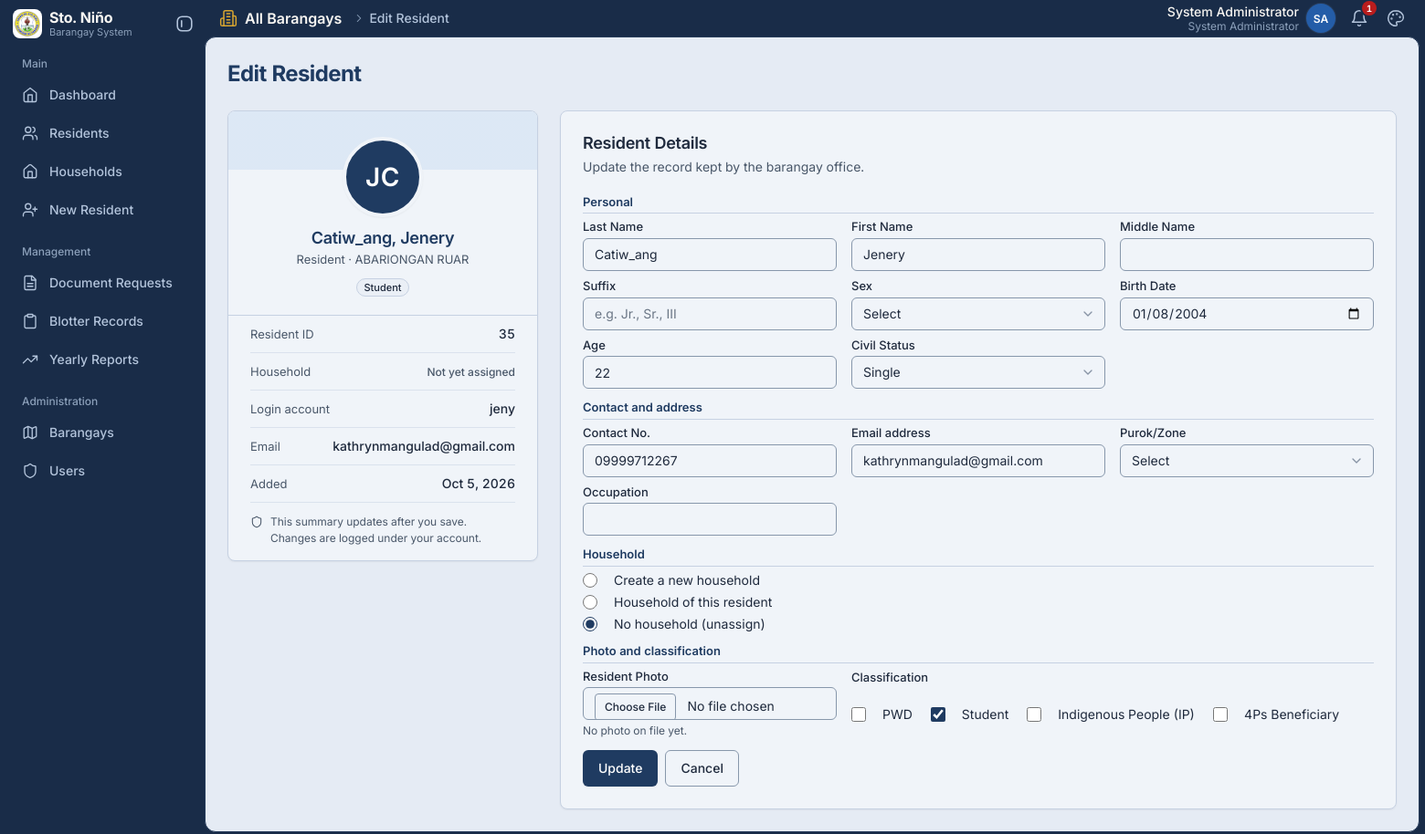
Page /pages/resident_edit.php?id=35 (signed in) on the committed database.
### tables this page shows
CREATE TABLE `residents` (
  `id` int(11) NOT NULL AUTO_INCREMENT,
  `barangay_id` int(11) NOT NULL,
  `user_id` int(11) DEFAULT NULL,
  `last_name` varchar(255) NOT NULL,
  `first_name` varchar(100) NOT NULL,
  `middle_name` varchar(100) DEFAULT NULL,
   
  `suffix` varchar(20) DEFAULT NULL,
  `sex` varchar(20) DEFAULT NULL,
  `age` int(11) NOT NULL,
  `birth_date` date DEFAULT NULL,
  `civil_status` varchar(50) DEFAULT NULL,
  `occupation` varchar(100) DEFAULT NULL,
  `contact_no` varchar(30) DEFAULT NULL,
  `email` varchar(255) DEFAULT NULL,
  `address` varchar(255) DEFAULT NULL,
  `photo` varchar(255) DEFAULT NULL,
  `household_id` int(11) DEFAULT NULL,
   
  `household_no` varchar(50) DEFAULT NULL,
  `is_pwd` enum('Yes','No') NOT NULL DEFAULT 'No',
  `is_student` enum('Yes','No') NOT NULL DEFAULT 'No',
  `is_ip` enum('Yes','No') NOT NULL DEFAULT 'No',
  `is_4ps` enum('Yes','No') NOT NULL DEFAULT 'No',
  `created_at` timestamp NOT NULL DEFAULT current_timestamp(),
  `updated_at` timestamp NOT NULL DEFAULT current_timestamp(),
  `deleted_at` timestamp NULL DEFAULT NULL,
  PRIMARY KEY (`id`),
  UNIQUE KEY `uq_residents_user` (`user_id`),
  KEY `idx_residents_barangay` (`barangay_id`),
  KEY `idx_residents_deleted_at` (`deleted_at`),
  KEY `idx_residents_household` (`household_id`),
  CONSTRAINT `residents_ibfk_1` FOREIGN KEY (`barangay_id`) REFERENCES `barangays` (`id`),
  CONSTRAINT `fk_residents_user` FOREIGN KEY (`user_id`) REFERENCES `users` (`id`) ON DELETE SET NULL ON UPDATE CASCADE,
  CONSTRAINT `fk_residents_household` FOREIGN KEY (`household_id`) REFERENCES `households` (`id`) ON DELETE SET NULL ON UPDATE CASCADE
);

CREATE TABLE `barangays` (
  `id` int(11) NOT NULL AUTO_INCREMENT,
  `barangay_name` varchar(150) NOT NULL,
   
   
  `punong_barangay` varchar(150) DEFAULT NULL,
  `created_at` timestamp NOT NULL DEFAULT current_timestamp(),
  PRIMARY KEY (`id`),
  UNIQUE KEY `barangay_name` (`barangay_name`)
);

CREATE TABLE `users` (
  `id` int(11) NOT NULL AUTO_INCREMENT,
  `username` varchar(100) NOT NULL,
  `email` varchar(255) DEFAULT NULL,
  `password` varchar(255) NOT NULL,
  `full_name` varchar(150) NOT NULL,
  `role` enum('admin','secretary','resident') NOT NULL DEFAULT 'secretary',
  `barangay_id` int(11) DEFAULT NULL,
  `brgy_name` varchar(100) DEFAULT NULL,
  `created_at` timestamp NOT NULL DEFAULT current_timestamp(),
  `status` enum('pending','active','rejected','suspended') NOT NULL DEFAULT 'active',
  `deleted_at` timestamp NULL DEFAULT NULL,
  PRIMARY KEY (`id`),
  UNIQUE KEY `username` (`username`),
  UNIQUE KEY `uq_users_email` (`email`),
  KEY `barangay_id` (`barangay_id`),
  KEY `idx_users_deleted_at` (`deleted_at`),
  CONSTRAINT `users_ibfk_1` FOREIGN KEY (`barangay_id`) REFERENCES `barangays` (`id`)
);

### config/config.php (called while the page is built, shortened)
<?php
if (!function_exists('url')) {
    function url($path = '') {
        $path = ltrim((string)$path, '/');
        return BASE_URL . '/' . $path;
    }
}
function e($value) { return htmlspecialchars((string)$value, ENT_QUOTES, 'UTF-8'); }
if (!function_exists('fmt_date')) {
    function fmt_date($value, $empty = '—') {
        $s = trim((string)($value ?? ''));
        $t = strtotime($s);
        return $t === false ? $s : date('M j, Y', $t);
    }
}
if (!function_exists('resident_name')) {
    function resident_name($row) {
        $last   = trim((string)($row['last_name']   ?? ''));
        $first  = trim((string)($row['first_name']  ?? ''));
        $middle = trim((string)($row['middle_name'] ?? ''));
        $suffix = trim((string)($row['suffix']      ?? ''));
        $tail   = trim(implode(' ', array_filter([$first, $middle, $suffix], 'strlen')));
        return $last . ', ' . $tail;
    }
}

### pages/resident_edit.php (the view, shortened to what this page needs)
<?php
require_once __DIR__ . '/../config/config.php'; require_once __DIR__ . '/../includes/mailer.php'; require_staff(); $id=(int)($_GET['id']??0);$page_title='Edit Resident';
$s=$conn->prepare('SELECT r.*, u.email AS account_email, u.id AS account_id, u.username AS account_username,
                          b.barangay_name, h.household_no AS hh_no, h.head_resident_id AS hh_head_id
                     FROM residents r
                     LEFT JOIN barangays b ON b.id = r.barangay_id
                     LEFT JOIN users u ON u.id = r.user_id
                     LEFT JOIN households h ON h.id = r.household_id
                    WHERE r.id=? AND r.deleted_at IS NULL LIMIT 1');
$s->bind_param('i',$id);
$s->execute();
$r=$s->get_result()->fetch_assoc();$s->close();if(!$r)die('Resident not found.');
$r['household_mode']    = ((int)($r['household_id'] ?? 0) > 0) ? 'existing' : 'none';
$r['household_form_id'] = (int)($r['household_id'] ?? 0);
$r['household_form_no'] = '';
$r['is_head_form']      = ((int)($r['hh_head_id'] ?? 0) === $id);
$ip_col=null; $ip_int=false; $fp_col=null; $fp_int=false;
foreach(['is_ip','is_indigenous','indigenous'] as $cand){ $qc=$conn->query("SHOW COLUMNS FROM residents LIKE '$cand'"); if($qc){ if($qc->num_rows>0){ $ip_col=$cand; break; } } }
foreach(['is_4ps','is_fourps','fourps','pantawid'] as $cand){ $qc=$conn->query("SHOW COLUMNS FROM residents LIKE '$cand'"); if($qc){ if($qc->num_rows>0){ $fp_col=$cand; break; } } }
$ip_on = ($ip_col !== null) && in_array(strtolower((string)($r[$ip_col] ?? '')), ['yes','1'], true);
$fp_on = ($fp_col !== null) && in_array(strtolower((string)($r[$fp_col] ?? '')), ['yes','1'], true);
include BASE_PATH . '/partials/header.php';?>
<?php
$p_photo    = trim((string)($r['photo'] ?? ''));
$p_hasPhoto = ($p_photo !== '' && @file_exists(BASE_PATH . '/' . $p_photo));
$p_initials = '';
foreach (preg_split('/\s+/', trim(($r['first_name'] ?? '') . ' ' . ($r['last_name'] ?? ''))) as $part) {
    if ($part !== '' && preg_match('/\p{L}/u', $part, $m)) { $p_initials .= strtoupper($m[0]); }
}
$p_initials = substr($p_initials, 0, 2) ?: '?';
$p_tags = [];
if ($r['is_student'] === 'Yes') { $p_tags[] = 'Student'; }
$p_is_head = !empty($r['hh_no']) && (int)($r['hh_head_id'] ?? 0) === $id;
$p_user    = trim((string)($r['account_username'] ?? ''));
$p_added   = trim((string)($r['created_at'] ?? ''));
?>
<div class="profile-layout">
    <aside class="card profile-card" aria-labelledby="profile-name">
        <div class="profile-card__head">
            <?php if ($p_hasPhoto): ?>
                <img class="profile-card__photo" src="<?= e(url($p_photo)) ?>" alt="">
            <?php else: ?>
                <span class="profile-card__photo profile-card__photo--initials" aria-hidden="true"><?= e($p_initials) ?></span>
            <?php endif; ?>
            <h2 class="profile-card__name" id="profile-name"><?= e(resident_name($r)) ?></h2>
            <p class="profile-card__sub">Resident &middot; <?= e($r['barangay_name'] ?? 'Barangay not set') ?></p>
            <?php if ($p_tags || $p_is_head): ?>
            <div class="tags profile-card__tags">
                <?php foreach ($p_tags as $tag): ?><span class="tag"><?= e($tag) ?></span><?php endforeach; ?>
            </div>
            <?php endif; ?>
        </div>
        <dl class="detail-list">
            <div><dt>Resident ID</dt><dd><?= (int)$id ?></dd></div>
            <div><dt>Household</dt><dd><?= !empty($r['hh_no']) ? e($r['hh_no']) : '<span class="muted-meta">Not yet assigned</span>' ?></dd></div>
            <div><dt>Login account</dt><dd><?= $p_user !== '' ? e($p_user) : '<span class="muted-meta">None</span>' ?></dd></div>
            <div><dt>Email</dt><dd><?= trim((string)($r['account_email'] ?? '')) !== '' ? e($r['account_email']) : '<span class="muted-meta">None on file</span>' ?></dd></div>
            <div><dt>Added</dt><dd><?= $p_added !== '' ? e(fmt_date($p_added)) : '<span class="muted-meta">&mdash;</span>' ?></dd></div>
        </dl>
        <p class="profile-card__note"><?= icon('shield', 'ico ico--xs') ?> This summary updates after you save. Changes are logged under your account.</p>
    </aside>
    <div class="profile-edit">
        <div class="card">
            <h2 class="profile-edit__title">Resident Details</h2>
            <p class="profile-edit__sub">Update the record kept by the barangay office.</p>
<form method="post" enctype="multipart/form-data"><?= csrf_field() ?><div class="form-grid form-grid--4">
    <h2 class="form-section full">Personal</h2>
    <div><label for="last_name">Last Name</label><input id="last_name" name="last_name" value="<?=e($r['last_name'])?>" required pattern="[^\d]*" title="Letters only - no numbers"></div>
    <div><label for="first_name">First Name</label><input id="first_name" name="first_name" value="<?=e($r['first_name'])?>" required pattern="[^\d]*" title="Letters only - no numbers"></div>
    <div><label for="middle_name">Middle Name</label><input id="middle_name" name="middle_name" value="<?=e($r['middle_name']) ?>" pattern="[^\d]*" title="Letters only - no numbers"></div>
    <div><label for="suffix">Suffix</label><input id="suffix" name="suffix" maxlength="20" pattern="[^\d]*" title="Letters only - no numbers" placeholder="e.g. Jr., Sr., III" value="<?=e($r['suffix'] ?? '') ?>"></div>
    <div>
        <label for="sex">Sex</label>
        <select id="sex" name="sex">
            <option value="">Select</option>
        </select>
    </div>
    <?php $bd_min = date('Y-m-d', strtotime('-120 years')); $bd_max = date('Y-m-d'); ?>
    <div><label for="birth_date">Birth Date</label><input id="birth_date" type="date" name="birth_date" value="<?=e($r['birth_date']) ?>" min="<?= e($bd_min) ?>" max="<?= e($bd_max) ?>"></div>
    <div><label for="age">Age</label><input id="age" type="number" min="0" max="150" name="age" value="<?=e($r['age']) ?>" readonly title="Automatically computed from the birth date"></div>
    <div>
        <label for="civil_status">Civil Status</label>
        <select id="civil_status" name="civil_status">
            <option value="Single"<?= $r['civil_status'] === 'Single' ? ' selected' : '' ?>>Single</option>
        </select>
    </div>
    <h2 class="form-section full">Contact and address</h2>
    <div><label for="contact_no">Contact No.</label><input id="contact_no" name="contact_no" value="<?=e($r['contact_no']) ?>"></div>
    <div><label for="email">Email address</label><input id="email" type="email" name="email" maxlength="255" autocomplete="email" value="<?=e($r['email'] ?? ($r['account_email'] ?? '')) ?>" placeholder="Contact email (optional)"></div>
    <div><label for="address">Purok/Zone</label><select id="address" name="address"><?php  $cur_zone = trim((string)($r['address'] ?? '')); ?><option value=""<?= $cur_zone === '' ? ' selected' : '' ?>>Select</option></select></div>
    <div><label for="occupation">Occupation</label><input id="occupation" name="occupation" value="<?=e($r['occupation']) ?>"></div>
    <h2 class="form-section full">Household</h2>
    <fieldset class="span-2 check-group check-group--stack">
        <label class="check"><input type="radio" name="household_mode" value="new"<?= $r['household_mode'] === 'new' ? ' checked' : '' ?>> <span>Create a new household</span></label>
        <label class="check"><input type="radio" name="household_mode" value="existing"<?= $r['household_mode'] === 'existing' ? ' checked' : '' ?>> <span>Household of this resident</span></label>
        <label class="check"><input type="radio" name="household_mode" value="none"<?= $r['household_mode'] === 'none' ? ' checked' : '' ?>> <span>No household (unassign)</span></label>
    </fieldset>
    <h2 class="form-section full">Photo and classification</h2>
    <div class="span-2">
        <label for="photo">Resident Photo</label>
        <input id="photo" type="file" name="photo" accept="image/*">
        <p class="field-hint"><?= $p_hasPhoto ? 'Leave blank to keep the current photo.' : 'No photo on file yet.' ?></p>
    </div>
    <fieldset class="span-2 check-group">
        <legend class="field-label">Classification</legend>
        <label class="check"><input type="checkbox" name="is_pwd" value="Yes"<?= $r['is_pwd'] === 'Yes' ? ' checked' : '' ?>> <span>PWD</span></label>
        <label class="check"><input type="checkbox" name="is_student" value="Yes"<?= $r['is_student'] === 'Yes' ? ' checked' : '' ?>> <span>Student</span></label>
        <?php if ($ip_col !== null): ?>
        <label class="check"><input type="checkbox" name="is_ip" value="Yes"<?= $ip_on ? ' checked' : '' ?>> <span>Indigenous People (IP)</span></label>
        <?php endif; ?>
        <?php if ($fp_col !== null): ?>
        <label class="check"><input type="checkbox" name="is_4ps" value="Yes"<?= $fp_on ? ' checked' : '' ?>> <span>4Ps Beneficiary</span></label>
        <?php endif; ?>
    </fieldset>
</div>
<div class="form-actions"><button class="btn" type="submit">Update</button> <a class="btn btn--ghost" href="<?= e(url('pages/residents.php')) ?>">Cancel</a></div></form>
        </div>
    </div>
</div>
<?php include BASE_PATH . '/partials/footer.php';

### rows in the picture
residents: resident_name($r) "Catiw_ang, Jenery", barangay.barangay_name "ABARIONGAN RUAR", user.username "jeny", user.email "kathrynmangulad@gmail.com", created_at "Oct 5, 2026", last_name "Catiw_ang", first_name "Jenery", birth_date "01/08/2004", age "22", civil_status "Single", contact_no "09999712267", email "kathrynmangulad@gmail.com", address "Select", is_student "☑"

### other values in the picture
$group "Main"
$item['label'] "Dashboard"
$item['label'] "Residents"
$item['label'] "Households"
$item['label'] "New Resident"
$group "Management"
$item['label'] "Document Requests"
$item['label'] "Blotter Records"
$item['label'] "Yearly Reports"
$group "Administration"
$item['label'] "Barangays"
$item['label'] "Users"
$scope_name "All Barangays"
$crumb "Edit Resident"
$full_name "System Administrator"
